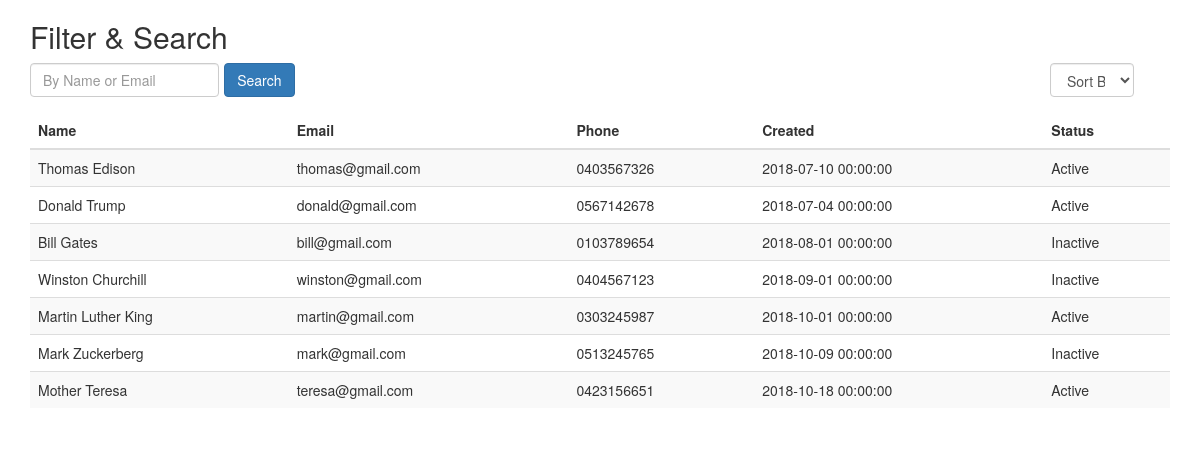
The page / on the database its author committed.
### tables this page shows
CREATE TABLE `users` (
  `id` int(11) NOT NULL,
  `name` varchar(100) NOT NULL,
  `email` varchar(100) NOT NULL,
  `phone` varchar(15) NOT NULL,
  `created` datetime NOT NULL,
  `modified` datetime NOT NULL,
  `status` enum('1','0') NOT NULL
);

### db.php (called while the page is built, shortened)
<?php
class DB{
    private $dbHost     = "localhost";
    private $dbUsername = "root";
    private $dbPassword = "";
    private $dbName     = "ssbase";
    public function __construct(){
        if(!isset($this->db)){
            $conn = new mysqli($this->dbHost, $this->dbUsername, $this->dbPassword, $this->dbName);
            if($conn->connect_error){
                die("Failed to connect with MySQL: " . $conn->connect_error);
            }else{
                $this->db = $conn;
            }
        }
    }
    public function getRows($table,$conditions = array()){
        $sql = 'SELECT ';
        $sql .= array_key_exists("select",$conditions)?$conditions['select']:'*';
        $sql .= ' FROM '.$table;
        if(array_key_exists("order_by",$conditions)){
            $sql .= ' ORDER BY '.$conditions['order_by'];
        }
        $result = $this->db->query($sql);
        if(array_key_exists("return_type",$conditions) && $conditions['return_type'] != 'all'){
            switch($conditions['return_type']){
                case 'count':
                    $data = $result->num_rows;
                    break;
                case 'single':
                    $data = $result->fetch_assoc();
                    break;
                default:
                    $data = '';
            }
        }else{
            if($result->num_rows > 0){
                while($row = $result->fetch_assoc()){
                    $data[] = $row;
                }
            }
        }
        return !empty($data)?$data:false;
    }
}

### index.php (the view, shortened to what this page needs)
<!DOCTYPE html>
<html>
<head>
<link rel="stylesheet" href="http://maxcdn.bootstrapcdn.com/bootstrap/3.3.6/css/bootstrap.min.css">
</head>
<body>
<div class="container">
    <h2>Filter &amp; Search</h2>
    <div class="form-group pull-left">
        <input type="text" class="search form-control" id="searchInput" placeholder="By Name or Email">
        <input type="button" class="btn btn-primary" value="Search" onclick="getUsers('search',$('#searchInput').val())"/>
    </div>
    <div class="form-group pull-right">
        <select class="form-control" onchange="getUsers('sort',this.value)">
          <option value="">Sort By</option>
        </select>
    </div>
    <table class="table table-striped">
        <thead>
            <tr>
                <th>Name</th>
                <th>Email</th>
                <th>Phone</th>
                <th>Created</th>
                <th>Status</th>
            </tr>
        </thead>
        <tbody id="userData">
            <?php
                include 'DB.php';
                $db = new DB();
                $users = $db->getRows('users',array('order_by'=>'id DESC'));
                if(!empty($users)){ $count = 0;
                    foreach($users as $user){ $count++;
            ?>
            <tr>
                <td><?php echo $user['name']; ?></td>
                <td><?php echo $user['email']; ?></td>
                <td><?php echo $user['phone']; ?></td>
                <td><?php echo $user['created']; ?></td>
                <td><?php echo ($user['status'] == 1)?'Active':'Inactive'; ?></td>
            </tr>
            <?php } }else{ ?>
            <tr><td colspan="5">No user(s) found...</td></tr>
            <?php } ?>
        </tbody>
    </table>
</div>
</body>
</html>

### index.php (style rules this page uses)
.form-control { float: left;width: 70%; }
.btn { float: left;margin-left: 5px; }
.container { position: relative; }

### rows shown on the page
users: name "Thomas Edison", email "thomas@gmail.com", phone "0403567326", created "2018-07-10 00:00:00", status "Active"
users: name "Donald Trump", email "donald@gmail.com", phone "0567142678", created "2018-07-04 00:00:00", status "Active"
users: name "Bill Gates", email "bill@gmail.com", phone "0103789654", created "2018-08-01 00:00:00", status "Inactive"
users: name "Winston Churchill", email "winston@gmail.com", phone "0404567123", created "2018-09-01 00:00:00", status "Inactive"
users: name "Martin Luther King", email "martin@gmail.com", phone "0303245987", created "2018-10-01 00:00:00", status "Active"
users: name "Mark Zuckerberg", email "mark@gmail.com", phone "0513245765", created "2018-10-09 00:00:00", status "Inactive"
users: name "Mother Teresa", email "teresa@gmail.com", phone "0423156651", created "2018-10-18 00:00:00", status "Active"
